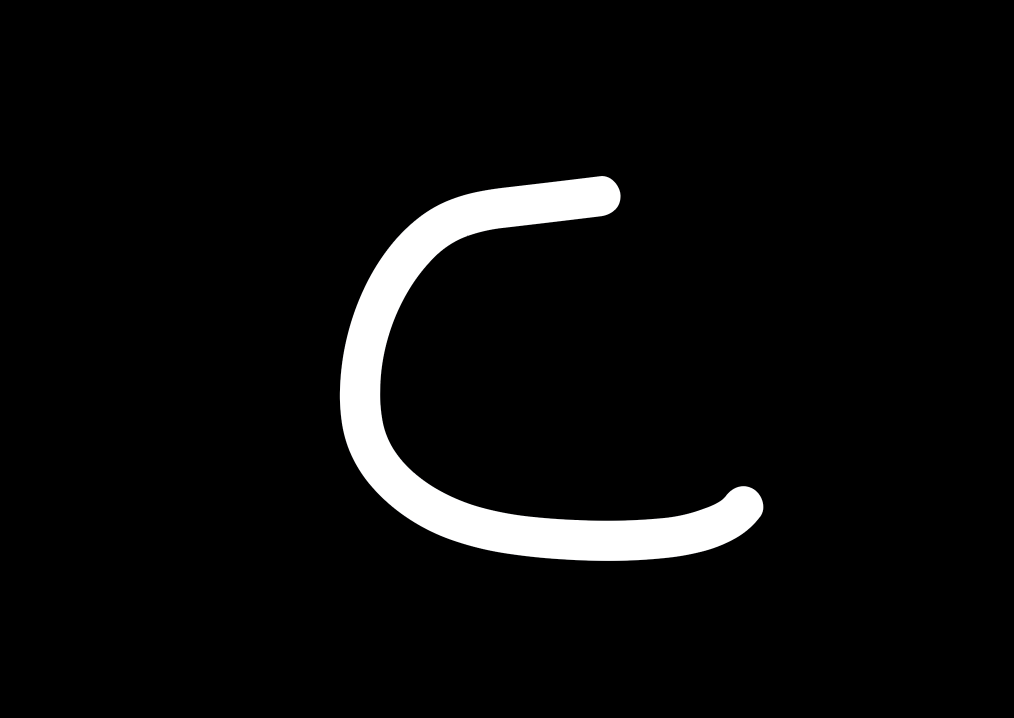
#> input picture assets/artificialcontour.png, 2028 x 1436 px (shown at 1/2 size)
$ python contour_to_psf.py
#> lines starting #> are read from the running program, lines starting #| are printed output that depends on the picture; after the words box and inside, x2 and y2 are one past the last pixel; in counts of white or black regions, pixels touching at a corner belong together
import cv2
import numpy as np
from datetime import datetime
import matplotlib.pyplot as plt
from scipy.interpolate import splprep, splev
from skimage.morphology import skeletonize
import csv
import os

class Skeletonizer:
    def __init__(self, PSF_resolution=800):
        """
        Initializes the Skeletonizer object with a specified PSF resolution.

        Parameters:
        - PSF_resolution (int): The resolution for the spline interpolation.
        """
        self.PSF_resolution = PSF_resolution
        self.image = None
        self.binary_img = None
        self.contour_points = None
        self.x_smooth = None
        self.y_smooth = None
        self.smoothed_contour = None
        self.skeleton = None
        self.filepath = None

    def load_image(self, filepath):
        """
        Loads an image in grayscale from the given file path.

        Parameters:
        - filepath (str): The path to the image file.

        Returns:
        - success (bool): True if the image was loaded successfully, False otherwise.
        """
#> called with filepath = 'assets/artificialcontour.png'
        self.filepath = filepath
        self.image = cv2.imread(filepath, cv2.IMREAD_GRAYSCALE)
#> self.image: shape (1436, 2028); min 0, max 255, mean 12
        if self.image is None:
            print(f"Failed to load image: {filepath}")
            return False
        return True

    def threshold_image(self, threshold_value=90):
        """
        Applies binary thresholding to the loaded image.

        Parameters:
        - threshold_value (int): The threshold value for binarization.
        """
#> called with threshold_value = 90
        _, self.binary_img = cv2.threshold(self.image, threshold_value, 255, cv2.THRESH_BINARY)
#> self.binary_img: shape (1436, 2028); 4.7% white; 1 white region

    def find_contours(self):
        """
        Finds contours in the binary image.

        Returns:
        - success (bool): True if contours were found, False otherwise.
        """
        contours, _ = cv2.findContours(self.binary_img, cv2.RETR_EXTERNAL, cv2.CHAIN_APPROX_NONE)
#> contours = 1 contour; box (x1, y1, x2, y2) and area: (680, 352, 1527, 1122) 136120
        if len(contours) == 0:
            print("No contours found in the image.")
            return False
        # Select the largest contour based on area
        self.largest_contour = max(contours, key=cv2.contourArea)
#> self.largest_contour = contour of 3298 points, box (x1, y1, x2, y2) (680, 352, 1527, 1122), area 136120
        self.contour_points = self.largest_contour.squeeze()
#> self.contour_points = 3298 pairs, first value 680 to 1526, second value 352 to 1121
        return True

    def fit_spline(self, smoothing_factor=30):
        """
        Fits a B-spline to the contour points.

        Parameters:
        - smoothing_factor (float): The smoothing factor for the spline.

        Returns:
        - success (bool): True if spline fitting was successful, False otherwise.
        """
#> called with smoothing_factor = 30
        x = self.contour_points[:, 0]
#> x = 3298 values, max 1526 at index 1697, min 680 at index 691, mean 1013.7
        y = self.contour_points[:, 1]
#> y = 3298 values, max 1121 at index 1339, min 352 at index 0, mean 797.1
        try:
            tck, u = splprep([x, y], s=smoothing_factor)
#> tck = 3 items; u = 3298 values from 0 to 1
        except Exception as e:
            print(f"Error fitting B-spline: {e}")
            return False
        self.x_smooth, self.y_smooth = splev(np.linspace(0, 1, self.PSF_resolution), tck)
#> self.x_smooth = 800 values, max 1526 at index 412, min 680 at index 181, mean 1008.9; self.y_smooth = 800 values, max 1121 at index 342, min 352 at index 797, mean 793.7
        return True

    def create_smoothed_contour(self):
        """
        Closes the spline and converts it back to a contour.
        """
        # Close and convert spline back to contour
        self.x_smooth = np.append(self.x_smooth, self.x_smooth[0])
#> self.x_smooth = 801 values, max 1526 at index 412, min 680 at index 181, mean 1009.2
        self.y_smooth = np.append(self.y_smooth, self.y_smooth[0])
#> self.y_smooth = 801 values, max 1121 at index 342, min 352 at index 797, mean 793.2
        self.smoothed_contour = np.array([np.array([int(x), int(y)]) for x, y in zip(self.x_smooth, self.y_smooth)], dtype=np.int32)
#> self.smoothed_contour = 801 pairs, first value 679 to 1525, second value 351 to 1121

    def skeletonize_image(self):
        """
        Fills the smoothed contour and applies skeletonization.
        """
        # Fill contour & skeletonize in binary
        filled_img = np.zeros_like(self.binary_img)
        cv2.fillPoly(filled_img, [self.smoothed_contour], color=255)
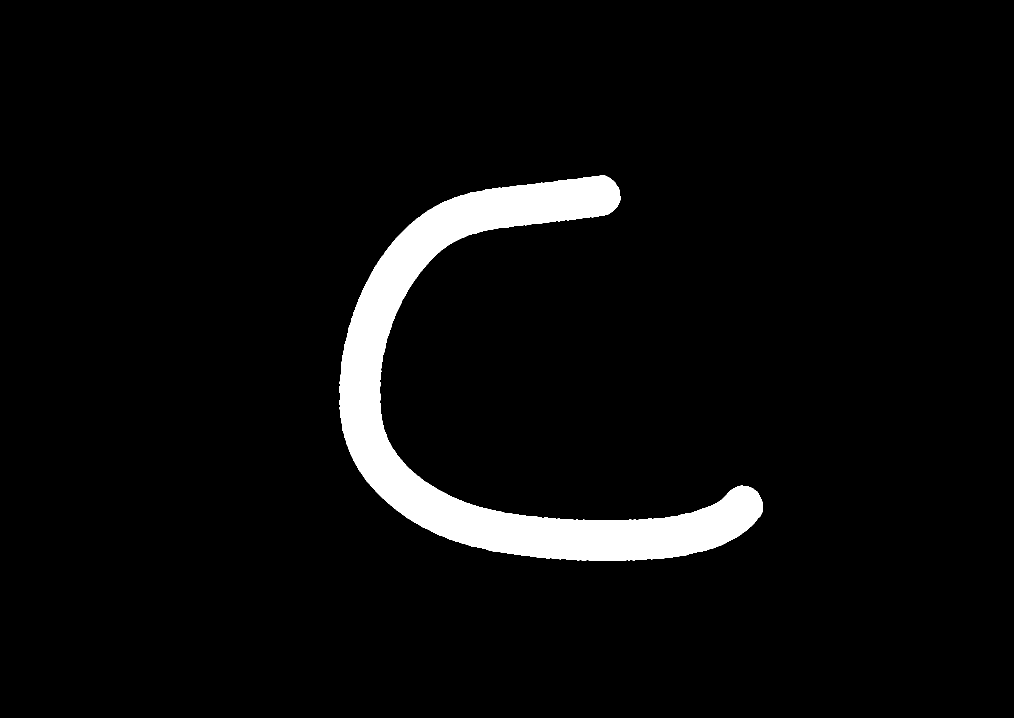
#> filled_img: shape (1436, 2028) (shown at 1/2 size); 4.7% white; 1 white region, box (x1, y1, x2, y2) and area: (679, 351, 1526, 1122) 137736
        self.skeleton = skeletonize(filled_img // 255)
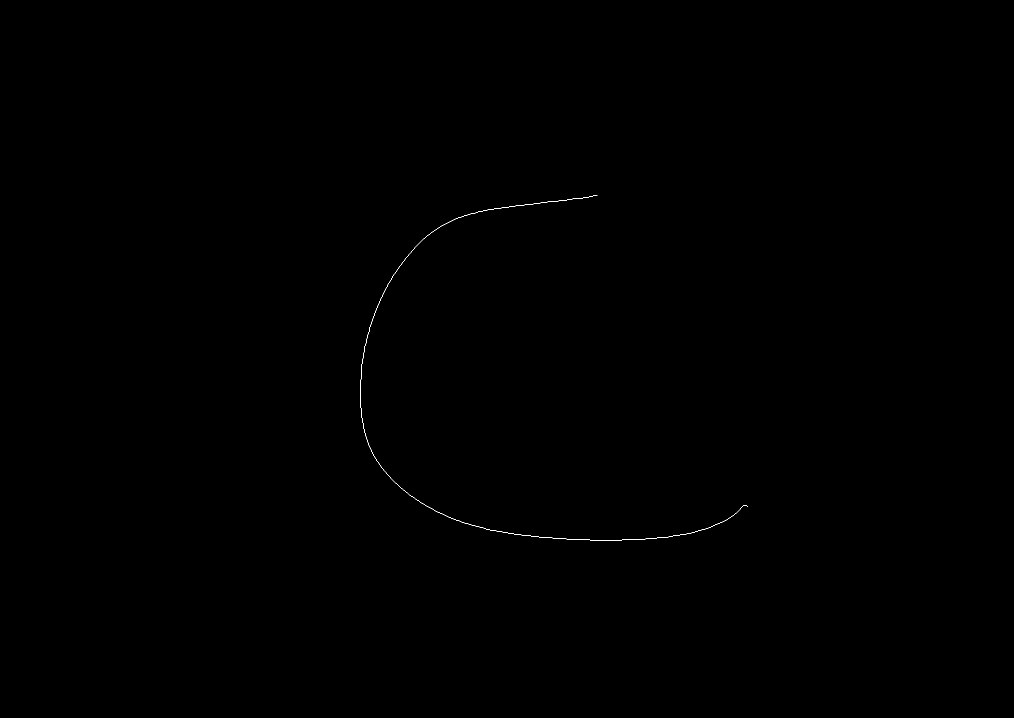
#> self.skeleton: shape (1436, 2028) bool (shown at 1/2 size); 0.05% white in thin lines or dots, all inside (x1, y1, x2, y2) = (720, 391, 1496, 1081)

    def save_coords(self, output_dir=None):
        """
        Saves the skeleton coordinates to a CSV file.

        Parameters:
        - output_dir (str): The directory where the CSV file will be saved.
        """
        # Get skeleton coordinates
        skeleton_coords = np.column_stack(np.where(self.skeleton))
#> skeleton_coords = 1542 pairs, first value 391 to 1080, second value 720 to 1495
        if skeleton_coords.size == 0:
            print("No skeleton found after skeletonization.")
            return
        # Swap columns to have (x, y) format
        skeleton_coords_xy = skeleton_coords[:, [1, 0]]
#> skeleton_coords_xy = 1542 pairs, first value 720 to 1495, second value 391 to 1080

        # Prepare output directory
        if output_dir is None:
            timestamp = datetime.now().strftime('%Y%m%d_%H%M%S')
            image_name = os.path.splitext(os.path.basename(self.filepath))[0]
            output_dir = f"data/output_{image_name}"
            os.makedirs(output_dir, exist_ok=True)

        # Save skeleton coordinates to a CSV file
        skeleton_filename = os.path.join(output_dir, f"skeleton_coords_{image_name}_{timestamp}.csv")
        with open(skeleton_filename, mode='w', newline='') as csvfile:
            writer = csv.writer(csvfile)
            writer.writerow(['x', 'y'])
            writer.writerows(skeleton_coords_xy)
        print(f"Skeleton coordinates saved to {skeleton_filename}")

    def plot_results(self):
        """
        Plots the original image, contour, spline curve, and skeleton points.
        """
        plt.figure(figsize=(12, 6))
        plt.subplot(1, 3, 1)
        plt.imshow(self.image, cmap='gray')
        plt.axis('off')
        plt.title("Original Image")

        plt.subplot(1, 3, 2)
        plt.imshow(self.binary_img, cmap='gray')
        x = self.contour_points[:, 0]
        y = self.contour_points[:, 1]
        plt.plot(x, y, 'r--', label='Original Contour')
        plt.plot(self.x_smooth, self.y_smooth, 'b-', label='Spline Curve')
        plt.legend()
        plt.axis('off')
        plt.title("Original and Smoothed Contour")

        plt.subplot(1, 3, 3)
        plt.imshow(self.image, cmap='gray')
        skeleton_coords = np.column_stack(np.where(self.skeleton))
        plt.scatter(skeleton_coords[:, 1], skeleton_coords[:, 0], s=1, c='red')
        plt.axis('off')
        plt.title("Skeleton Points on Original Image")

        plt.suptitle("Selected Contour to Skeletonized Spline")
        plt.tight_layout()
        plt.show()
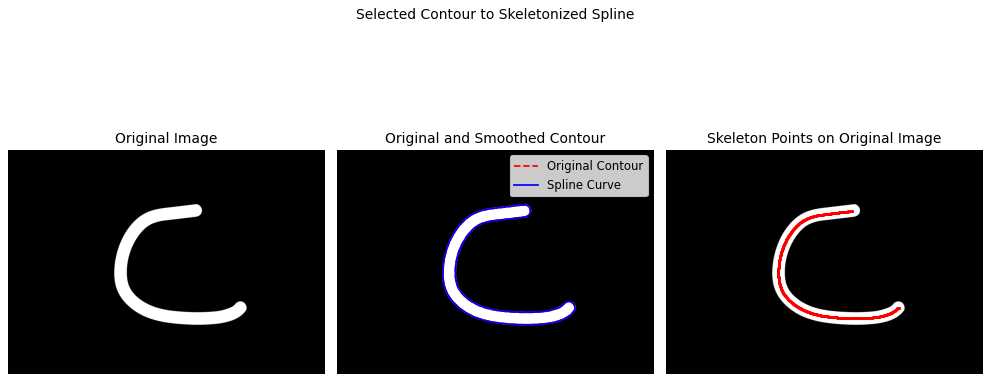
#> figure drawn by matplotlib, 3 panels

    def process_image(self, filepath, threshold_value=90, smoothing_factor=30):
        """
        Processes the image by performing all the steps: loading, thresholding,
        finding contours, fitting spline, and skeletonizing.

        Parameters:
        - filepath (str): The path to the image file.
        - threshold_value (int): The threshold value for binarization.
        - smoothing_factor (float): The smoothing factor for the spline.
        """
        if not self.load_image(filepath):
            return False
        self.threshold_image(threshold_value)
        if not self.find_contours():
            return False
        if not self.fit_spline(smoothing_factor):
            return False
        self.create_smoothed_contour()
        self.skeletonize_image()
        return True

if __name__ == '__main__':
    test_images = ["artificialcontour.png", "cropped_sample.png", "cropped_sample_2.jpg"]
    for test_image in test_images:
        skeletonizer = Skeletonizer(PSF_resolution=800)
        success = skeletonizer.process_image(f"assets/{test_image}")
        if success:
            skeletonizer.save_coords()
            skeletonizer.plot_results()
#> pass 2 of the loop `for test_image in test_images:`:
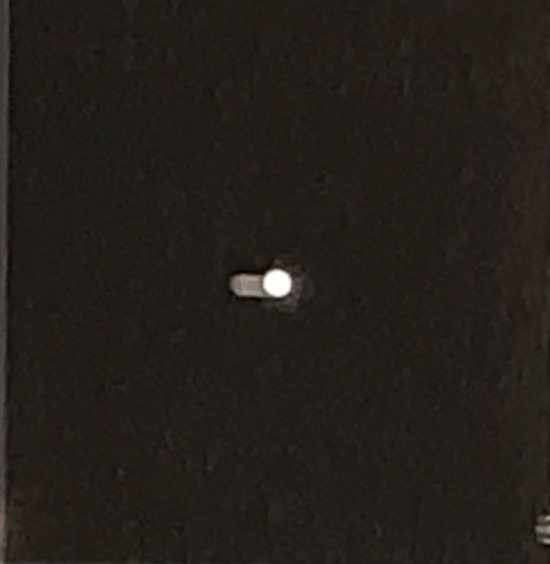
#> input picture assets/cropped_sample.png, 550 x 564 px
#> self.image: shape (564, 550)
#> in threshold_image (call 2), `_, self.binary_img = cv2.threshold(self.image, threshold_value, 255, c..`:
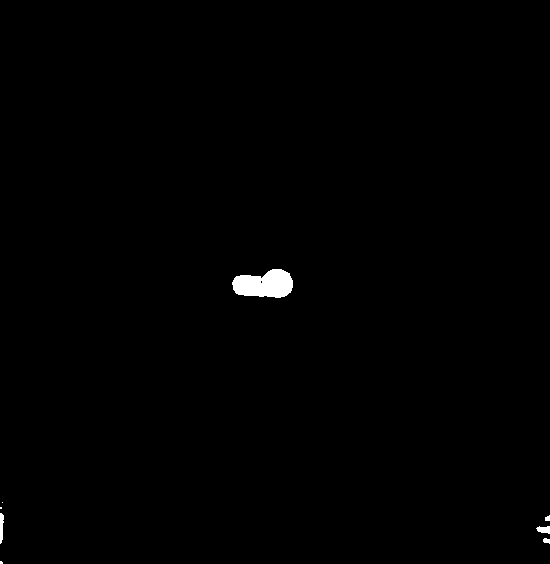
#> self.binary_img: shape (564, 550); 0.5% white; 8 white regions (3 under 20 px)
#> contours = 8 contours, 4 with area under 20; largest, box (x1, y1, x2, y2) and area: (232, 269, 293, 298) 1246, (0, 513, 4, 544) 62, (536, 526, 550, 534) 62, (543, 538, 550, 544) 21
#> filled_img: shape (564, 550); 0.43% white; 1 white region, box (x1, y1, x2, y2) and area: (232, 268, 292, 297) 1336
#> self.skeleton: shape (564, 550) bool; 0.01% white in thin lines or dots, all inside (x1, y1, x2, y2) = (244, 283, 278, 286)
#> in plot_results (call 2), `x = self.contour_points[:, 0]`: x = 144 values, max 292 at index 113, min 232 at index 43, mean 263
#> in plot_results (call 2), `y = self.contour_points[:, 1]`: y = 144 values, max 297 at index 93, min 269 at index 0, mean 284.1
#> in plot_results (call 2), `skeleton_coords = np.column_stack(np.where(self.skeleton))`: skeleton_coords = 34 pairs, first value 283 to 285, second value 244 to 277
#> in plot_results (call 2), `plt.show()`:
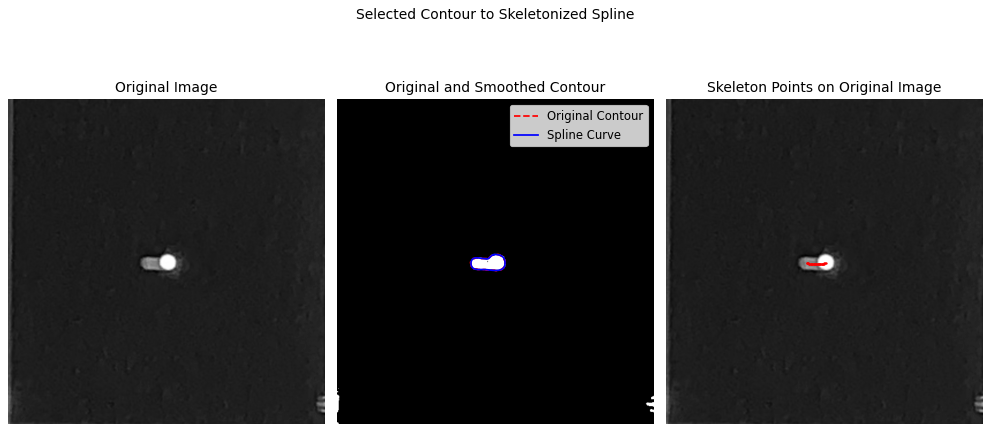
#> figure drawn by matplotlib, 3 panels
#> pass 3 of the loop `for test_image in test_images:`:
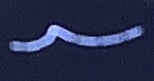
#> input picture assets/cropped_sample_2.jpg, 154 x 81 px
#> self.image: shape (81, 154)
#> in threshold_image (call 3), `_, self.binary_img = cv2.threshold(self.image, threshold_value, 255, c..`:
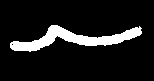
#> self.binary_img: shape (81, 154); 10.6% white; 1 white region
#> contours = 1 contour; box (x1, y1, x2, y2) and area: (10, 25, 142, 52) 1186
#> filled_img: shape (81, 154); 10.9% white; 1 white region, box (x1, y1, x2, y2) and area: (9, 24, 141, 51) 1357
#> self.skeleton: shape (81, 154) bool; 1% white in thin lines or dots, all inside (x1, y1, x2, y2) = (15, 29, 138, 47)
#> in plot_results (call 3), `x = self.contour_points[:, 0]`: x = 279 values, max 141 at index 183, min 10 at index 45, mean 75.27
#> in plot_results (call 3), `y = self.contour_points[:, 1]`: y = 279 values, max 51 at index 68, min 25 at index 0, mean 38.79
#> in plot_results (call 3), `skeleton_coords = np.column_stack(np.where(self.skeleton))`: skeleton_coords = 126 pairs, first value 29 to 46, second value 15 to 137
#> in plot_results (call 3), `plt.show()`:
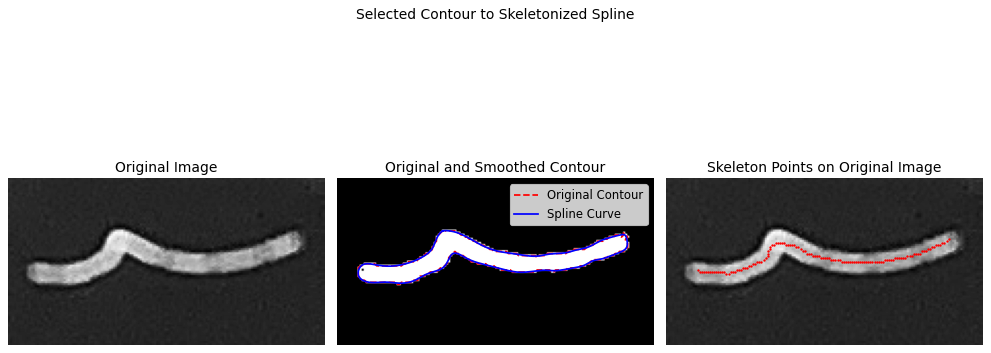
#> figure drawn by matplotlib, 3 panels
